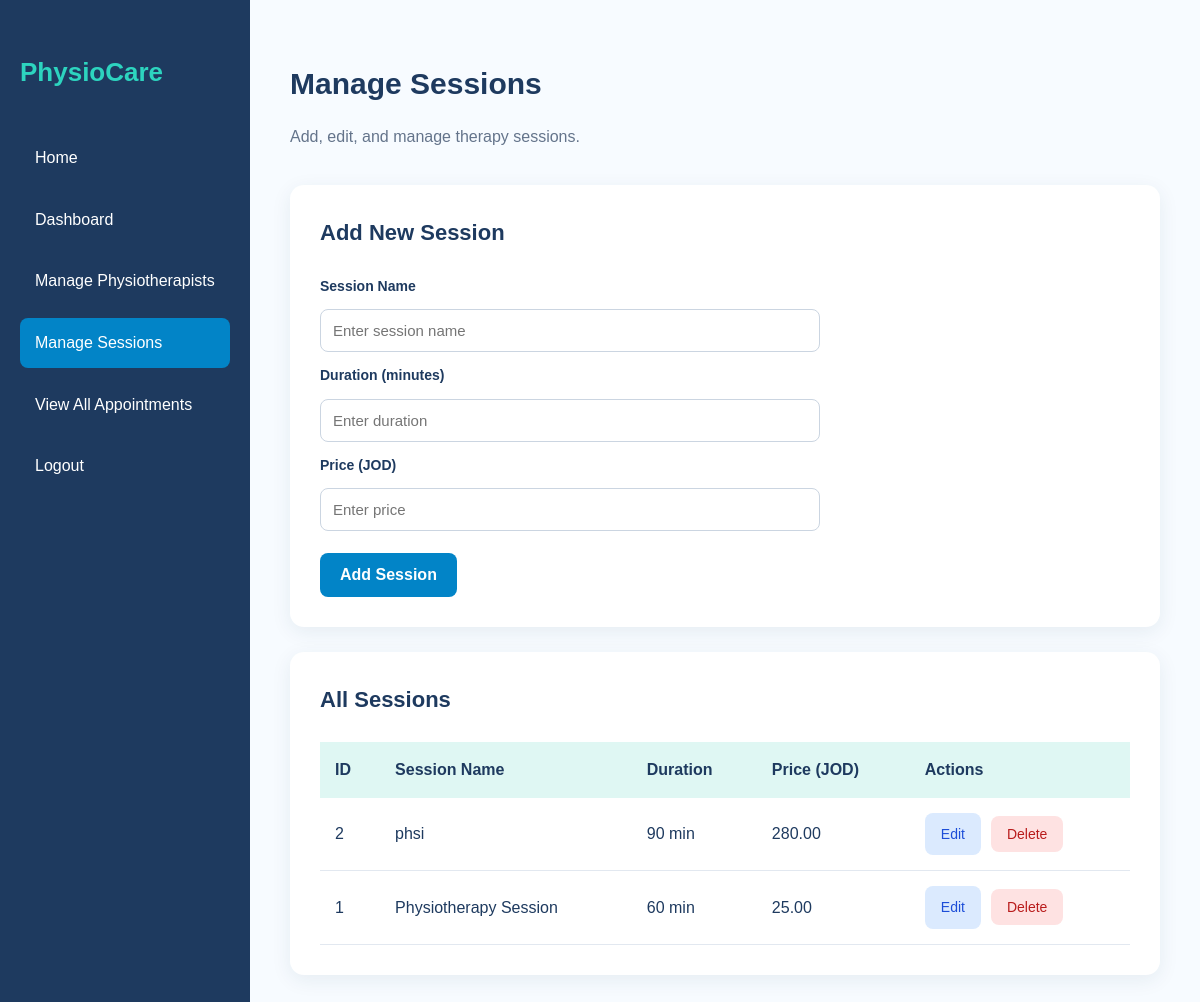
/admin/sessions.php (signed in), run on the app's committed database.
### tables this page shows
CREATE TABLE `sessions` (
  `id` int(11) NOT NULL,
  `name` varchar(100) NOT NULL,
  `duration` int(11) NOT NULL,
  `price` decimal(10,2) NOT NULL
);

### classes/Database.php (called while the page is built, shortened)
<?php
class Database {
    public function __construct() {
        $host = "localhost";
        $dbname = "physiotherapy_db";
        $username = "root";
        $password = "";
        $this->connect = new PDO(
            "mysql:host=$host;dbname=$dbname;charset=utf8mb4",
            $username,
            $password
        );
    }
}

### classes/TherapySession.php (called while the page is built, shortened)
<?php
require_once __DIR__ . "/Database.php";
class TherapySession extends Database {
    public function getAllSessions() {
        $sql = "SELECT * FROM sessions ORDER BY id DESC";
        $stmt = $this->connect->prepare($sql);
        $stmt->execute();
        return $stmt->fetchAll(PDO::FETCH_ASSOC);
    }
}

### admin/sessions.php (the view, shortened to what this page needs)
<?php
require_once __DIR__ . "/../classes/TherapySession.php";
$therapySession = new TherapySession();
$sessions = $therapySession->getAllSessions();
?>
<!DOCTYPE html>
<html lang="en">
<head>
    <link rel="stylesheet" href="../css/style.css?v=3">
</head>
<body>
<div class="dashboard-layout">
    <?php include __DIR__ . "/sidebar.php"; ?>
    <main class="dashboard-main">
        <div class="dashboard-header">
            <h1>Manage Sessions</h1>
            <p>Add, edit, and manage therapy sessions.</p>
        </div>
        <div class="management-card">
            <h2>Add New Session</h2>
            <form method="POST" class="management-form">
                <label>Session Name</label>
                <input type="text" name="name" placeholder="Enter session name" required>
                <label>Duration (minutes)</label>
                <input type="number" name="duration" min="1" placeholder="Enter duration" required>
                <label>Price (JOD)</label>
                <input type="number" name="price" min="0" step="0.01" placeholder="Enter price" required>
                <button type="submit" class="btn-primary">Add Session</button>
            </form>
        </div>
        <div class="management-card">
            <h2>All Sessions</h2>
            <div class="table-container">
                <table class="management-table">
                    <thead>
                        <tr>
                            <th>ID</th>
                            <th>Session Name</th>
                            <th>Duration</th>
                            <th>Price (JOD)</th>
                            <th>Actions</th>
                        </tr>
                    </thead>
                    <tbody>
                        <?php foreach ($sessions as $session): ?>
                            <tr>
                                <td><?= (int) $session["id"] ?></td>
                                <td><?= htmlspecialchars($session["name"]) ?></td>
                                <td><?= (int) $session["duration"] ?> min</td>
                                <td><?= htmlspecialchars($session["price"]) ?></td>
                                <td>
                                    <div class="table-actions">
                                        <a class="btn-edit" href="edit-session.php?id=<?= (int) $session["id"] ?>">
                                            Edit
                                        </a>
                                        <form action="delete-session.php" method="POST"
                                              onsubmit="return confirm('Are you sure you want to delete this session?');">
                                            <button type="submit" class="btn-delete">Delete</button>
                                        </form>
                                    </div>
                                </td>
                            </tr>
                        <?php endforeach; ?>
                    </tbody>
                </table>
            </div>
        </div>
    </main>
</div>
</body>
</html>

### css/style.css (style rules this page uses)
:root { --primary: #0284C7; --secondary: #2DD4BF; --light-mint: #DFF7F3; --background: #F7FBFF; --text: #1E3A5F; --white: #FFFFFF; }
* { box-sizing: border-box; }
body { margin: 0; font-family: Arial, sans-serif; background: var(--background); color: var(--text); line-height: 1.6; }
h1, h2, h3 { color: var(--text); }
a { color: var(--primary); text-decoration: none; }
.auth-header p, .dashboard-header p, .dashboard-card p { color: #64748B; }
.auth-card form, .management-form { display: flex; flex-direction: column; gap: 12px; }
.auth-card label, .management-form label { font-size: 14px; font-weight: bold; }
.auth-card input, .management-form input { width: 100%; padding: 12px; border: 1px solid #CBD5E1; border-radius: 8px; font-size: 15px; outline: none; }
.btn-primary { background: var(--primary); color: var(--white); border: none; padding: 13px 20px; border-radius: 8px; font-size: 16px; font-weight: bold; font-family: inherit; cursor: pointer; margin-top: 10px; }
.btn-edit, .btn-delete { display: inline-block; border: none; padding: 10px 16px; border-radius: 8px; font-size: 14px; font-family: inherit; cursor: pointer; text-decoration: none; }
.btn-edit { background: #DBEAFE; color: #1D4ED8; }
.btn-delete { background: #FEE2E2; color: #B91C1C; }
.dashboard-layout { display: flex; min-height: 100vh; }
.dashboard-main { flex: 1; min-width: 0; padding: 40px; }
.dashboard-header { margin-bottom: 35px; }
.dashboard-header h1 { font-size: 30px; margin-bottom: 8px; }
.dashboard-card, .management-card { background: var(--white); padding: 30px; border-radius: 14px; box-shadow: 0 5px 20px rgba(30, 58, 95, 0.08); }
.management-card { margin-bottom: 25px; }
.management-card h2 { margin-top: 0; margin-bottom: 25px; font-size: 22px; }
.management-form { max-width: 500px; }
.management-form .btn-primary { align-self: flex-start; }
.table-container { width: 100%; overflow-x: auto; }
.management-table { width: 100%; border-collapse: collapse; text-align: left; }
.management-table th { background: var(--light-mint); padding: 15px; }
.management-table td { padding: 15px; border-bottom: 1px solid #E2E8F0; }
.table-actions { display: flex; align-items: center; gap: 10px; }
.table-actions form { margin: 0; }

### data on the page
sessions: id "2", name "phsi", duration "90", price "280.00"
sessions: id "1", name "Physiotherapy Session", duration "60", price "25.00"
